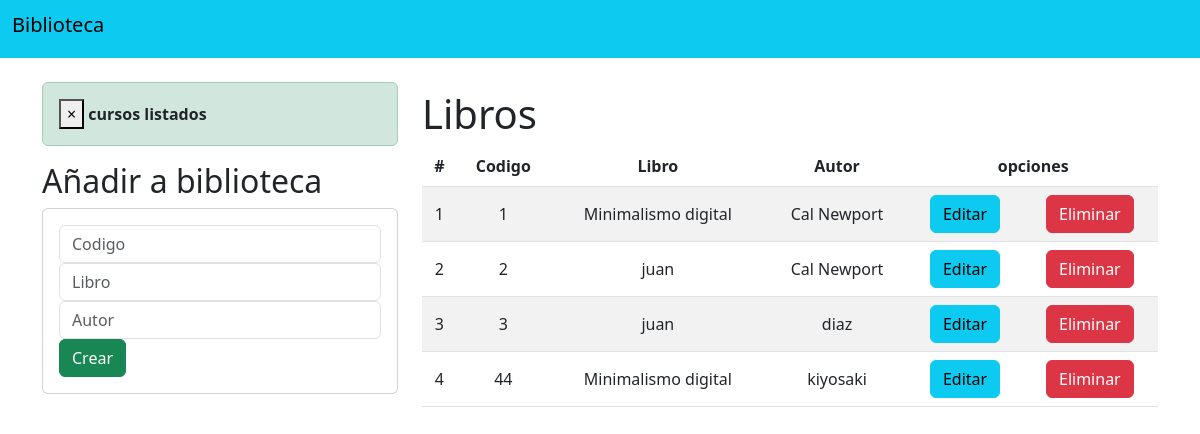
The page / on the database its author committed.
### libros/models.py (models this page shows, shortened)
class Libros  (models.Model):
    codigo = models.IntegerField(primary_key=True)
    nombre = models.CharField(max_length=35)
    seudonimo = models.CharField(max_length=35,  default='Escritor')
    class Meta:
        verbose_name_plural = "libros"

### libros/views.py (the view)
# urls.py: path("",  index , name='index'),
def  index (request):
    libros = Libros.objects.all()
    messages.success(request,'cursos listados')
    return render(request, 'index.html', {'libros':libros})

### libros/templates/index.html (shortened to what this page needs)
{% extends "base.html"%}
{%block body%}
<div class="row">
    <div class="col-md-6  col-lg-4 col-lx-4 col-sm-12  ">
        {% if messages %}
          {% for mesaje in  messages %}
          <div class="alert alert-dismissible alert-success">
            <button type="button" class="close" data-dismiss="alert" >&times; </button>
            <strong class="text-dark">{{mesaje }}</strong>
          </div>
          {% endfor %}
         {% endif %}
        <h2>Añadir a biblioteca</h2>
        <div class="card">
            <div class="card-body">
                <form action="/registrarLibro/" method="post" > {% csrf_token %}
                    <div class="form-group">
                        <input type="number" name="codigo" id="codigo" class="form-control" placeholder="Codigo" minlength="" required>
                    </div>
                    <div class="form-group">
                        <input type="text" name="libro" id="libro" class="form-control" placeholder="Libro" minlength="" required>
                    </div>
                    <div class="form-group">
                        <input type="text" name="autor" id="autor" class="form-control" placeholder="Autor" minlength="" required>
                    </div>
                    <div class="form-group">
                        <button type="submit" class="btn btn-success btn-block text-white"> Crear</button>
                    </div>
                </form>
            </div>
        </div>
    </div>
    <div class="col-md-6  col-lg-8 col-lx-8 col-sm-12  ">
        <div class="table-responsive py-2">
            <h1>Libros</h1>
            <table class="table table-striped">
                <thead>
                    <tr>
                     <th>#</th><th>Codigo</th> <th>Libro</th> <th> Autor </th> <th colspan="2"> opciones </th>
                    </tr>
                </thead>
                <tbody>
                    {%for libro in libros%}
                    <tr>
                        <td>{{forloop.counter}}</td>
                        <td> {{libro.codigo}}</td>
                        <td>{{libro.nombre}}</td>
                        <td> {{libro.seudonimo}}</td>
                        <td > <a href="{%url 'actualizar' id=libro.codigo %}" class="btn btn-info">Editar</a></td>
                        <td > <a href="{%url 'eliminar' id=libro.codigo %}" class="btn btn-danger btneliminacion"> Eliminar</a></td>
                    </tr>
                    {% endfor %}
                </tbody>
            </table>
        </div>
    </div>
</div>
{% endblock %}

### libros/templates/base.html (shortened to what this page needs)
<!DOCTYPE html>
<html lang="en">
  <head>
    {%load static %}
    <link href="https://cdn.jsdelivr.net/npm/bootstrap@5.3.0-alpha1/dist/css/bootstrap.min.css" rel="stylesheet">
    <link rel="stylesheet"   href="{% static 'css/libro.css' %}">
  </head>
  <body>
  <nav class="navbar bg-info">
    <div class="container-fluid">
      <span class="navbar-brand mb-2 h1">Biblioteca</span>
    </div>
  </nav>
    <div class="container py-4">
        {%block body%}
    {% endblock %}
    </div>
  </body>
</html>

### libros/static/css/libro.css (style rules this page uses)
th,td { text-align: center; vertical-align: middle; }

### rows shown on the page
Libros: codigo "1", nombre "Minimalismo digital", seudonimo "Cal Newport"
Libros: codigo "2", nombre "juan", seudonimo "Cal Newport"
Libros: codigo "3", nombre "juan", seudonimo "diaz"
Libros: codigo "44", nombre "Minimalismo digital", seudonimo "kiyosaki"

### other values the page prints
{{ mesaje }} "cursos listados"
